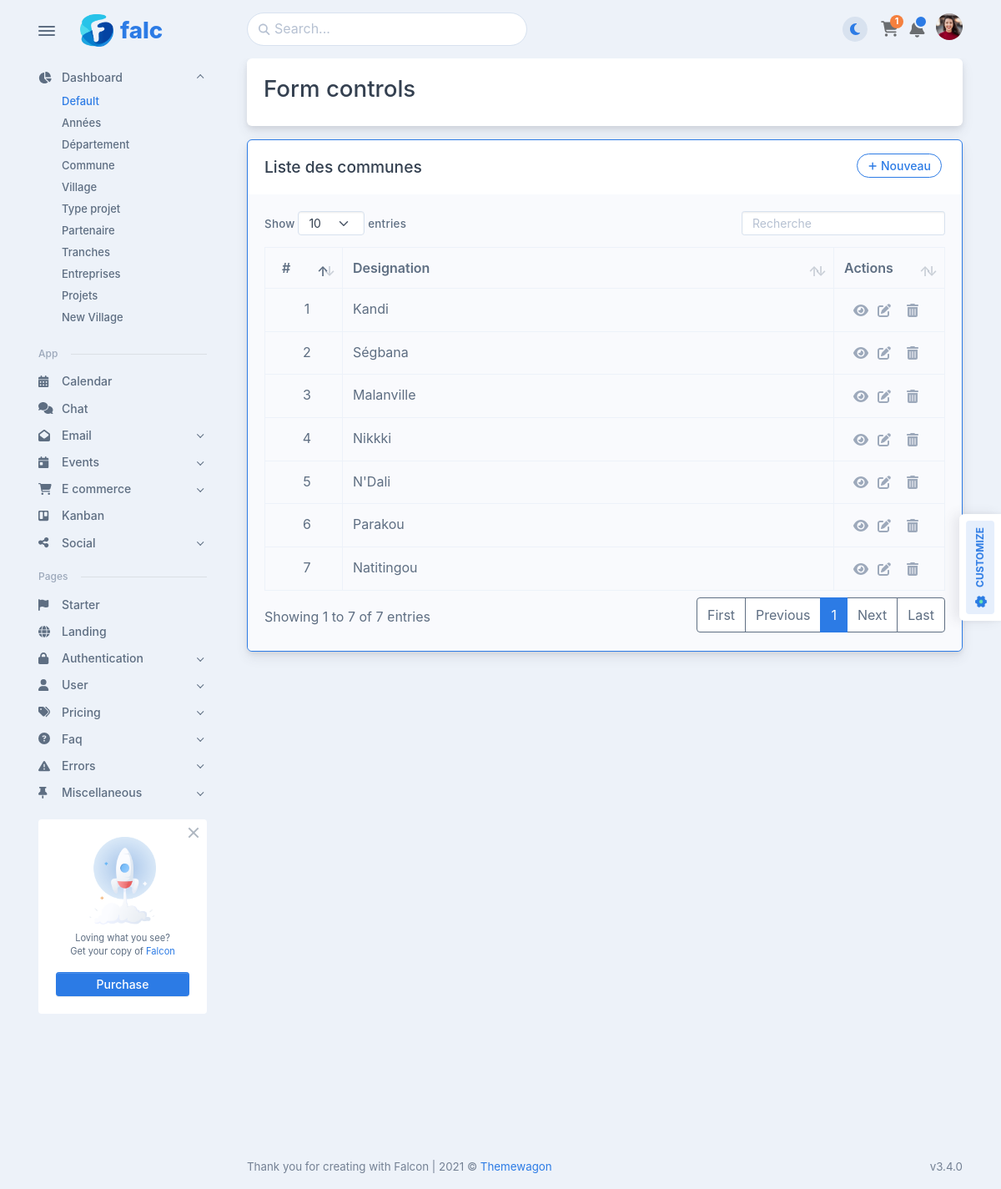
Screenshot of /communes with the database file from the repository.
### projet/models.py (models this page shows, shortened)
class Commune(models.Model):
    designation = models.CharField(max_length=150)
    departement = models.ForeignKey(Departement, on_delete=CASCADE)
    created_at = models.DateTimeField(auto_now_add=True)
    updated_at = models.DateTimeField(auto_now=True)

### projet/views/commune.py (the view)
# urls.py: path('communes', commune.commune_list, name='commune_list'),
def commune_list(request):
    communes = Commune.objects.all()
    context = {
        'communes': communes,
    }
    return render(request, 'commune/commune_list.html', context)

### projet/templates/commune/commune_list.html (shortened to what this page needs)
{% extends "layouts/base.html" %} {% load static %} {% block content %}
<div class="row g-0">
    <div class="card mb-3">
        <div class="bg-holder d-none d-lg-block bg-card" style="background-image:url({../../../assets/img/icons/spot-illustrations/corner-4.png});"></div>
        <div class="card-body position-relative">
            <div class="row">
                <div class="col-lg-8">
                    <h3>Form controls</h3>
                </div>
            </div>
        </div>
    </div>
    <div class="card mb-3 border border-primary">
        <div class="card-header">
            <div class="row flex-between-end">
                <div class="col-auto align-self-center">
                    <h5 class="mb-0" data-anchor="data-anchor">Liste des communes</h5>
                </div>
                <div class="col-auto ms-auto">
                    <button type="button" class="btn btn-outline-primary btn-sm rounded-pill me-1 mb-1 show-form" data-url="{% url 'commune_create' %}">
                        <span class="fas fa-plus me-1" data-fa-transform="shrink-3"></span>Nouveau
                    </button>
                </div>
            </div>
        </div>
        <div class="card-body bg-light ">
            <div class="pb-20 material-datatables">
                <table id="datatables" class="table hover table-bordered table-striped">
                    <thead>
                        <tr>
                            <th class="table-plus datatable-nosort">#</th>
                            <th>Designation</th>
                            <th>Actions</th>
                        </tr>
                    </thead>
                    <tbody>
                        {% include "commune/commune_list_2.html" %}
                    </tbody>
                </table>
            </div>
        </div>
    </div>
</div>
{% endblock content %}

### projet/templates/commune/commune_list_2.html
{% for commune in communes %}
<tr>
    <td style="width: 60px; text-align: center">{{ forloop.counter }}</td>
    <td>{{ commune.designation }}</td>
    <td class="td-actions" style="width: 100px; text-align: center">
        <div>
            <button class="btn p-0 show-form-update" type="button" data-url="{% url 'commune_update' commune.id %}" data-bs-toggle="tooltip" data-bs-placement="top" title="View">
            <span class="text-500 fas fa-eye"></span>
          </button>&nbsp;
            <button class="btn p-0 show-form-update" type="button" data-url="{% url 'commune_update' commune.id %}" data-bs-toggle="tooltip" data-bs-placement="top" title="Edit">
              <span class="text-500 fas fa-edit"></span>
          </button>&nbsp;
            <button class="btn p-0 ms-2 show-form-delete" type="button" data-url="{% url 'commune_delete' commune.id %}" data-bs-toggle="tooltip" data-bs-placement="top" title="Delete">
              <span class="text-500 fas fa-trash-alt"></span>
          </button>
        </div>
    </td>
</tr>
{% empty %}
<tr>
    <td colspan="3" class="text-center bg-info">Aucun département enregistré</td>
</tr>
{% endfor %}

### rows the page displays
Commune: designation "Kandi"
Commune: designation "Ségbana"
Commune: designation "Malanville"
Commune: designation "Nikkki"
Commune: designation "N'Dali"
Commune: designation "Parakou"
Commune: designation "Natitingou"
